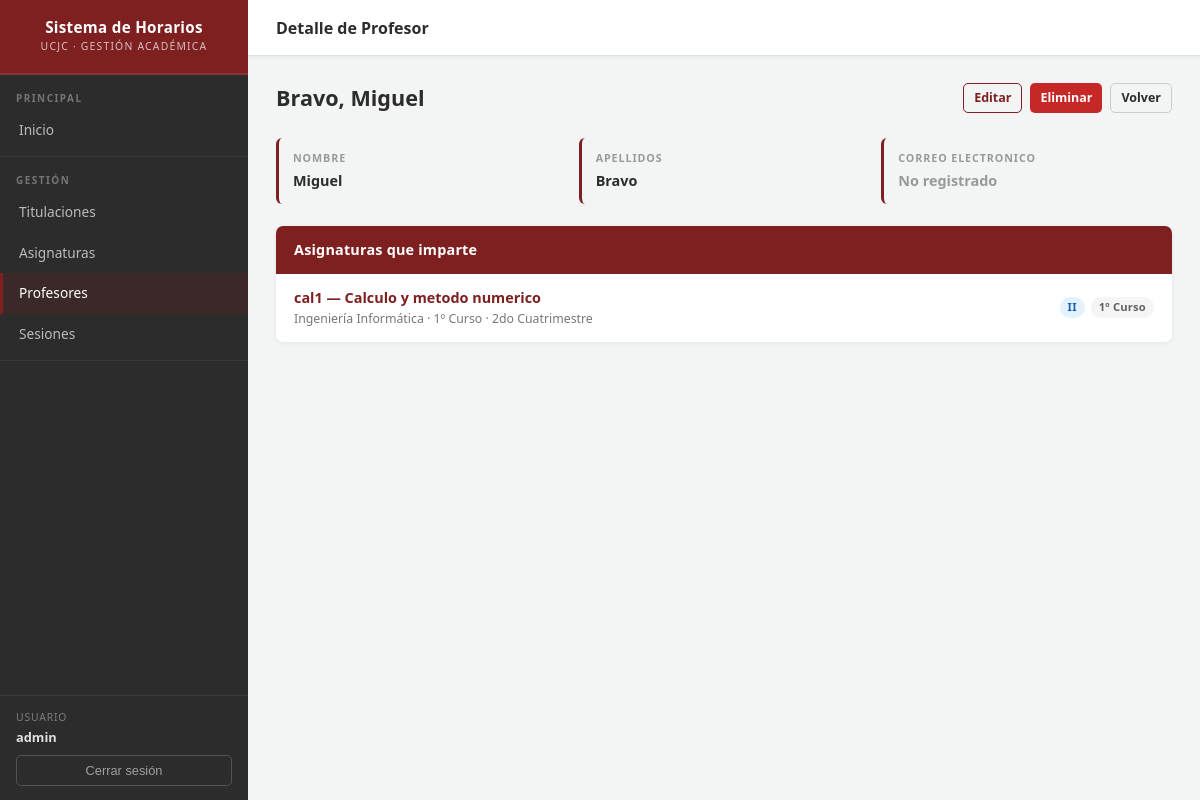
The app's page /horarios/profesor/10 (signed in), older data.
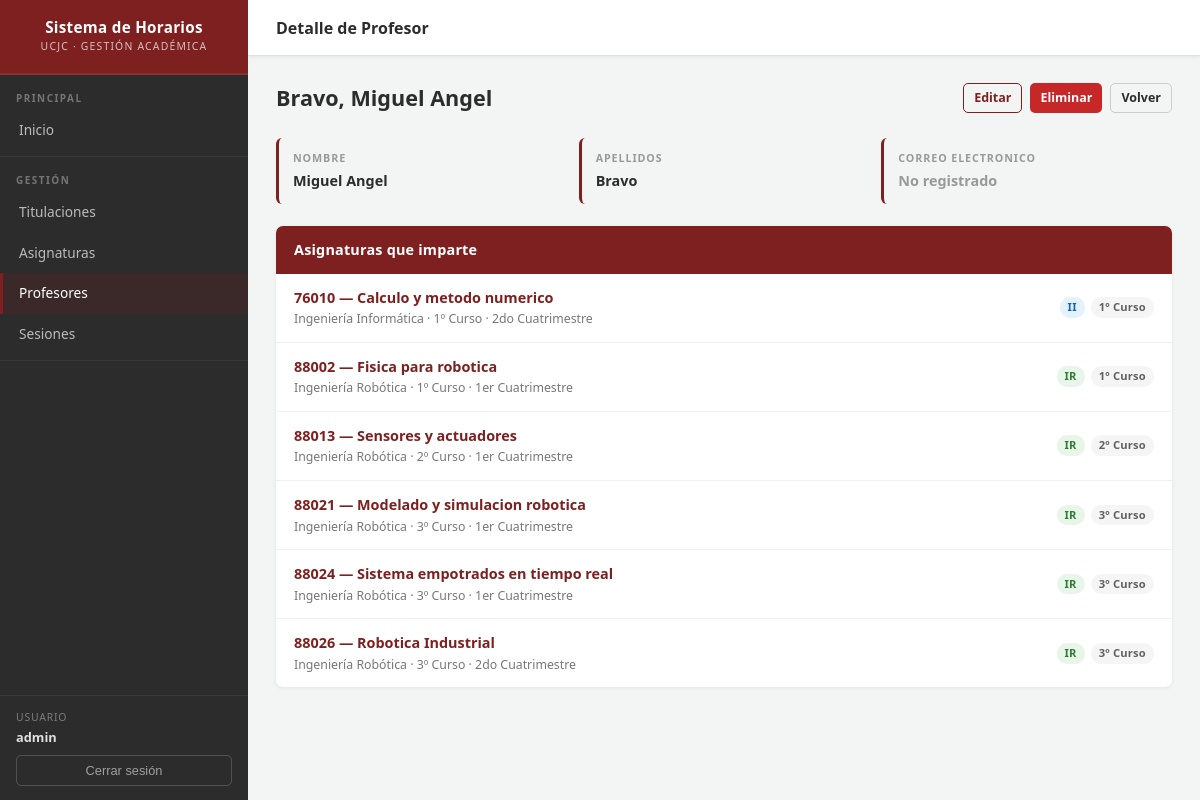
The same page, newer data.
### horarios/models.py (models this page shows, shortened)
class Profesor(models.Model):
    nombre = models.CharField(max_length=100)
    apellidos = models.CharField(max_length=100)
    email = models.EmailField(blank=True, null=True)
    creado_por = models.ForeignKey(
        settings.AUTH_USER_MODEL,
        on_delete=models.CASCADE,
        related_name='profesores_propios',
        null=True,
    )

class Asignatura(models.Model):
    CURSOS = [
        (1, '1º Curso'),
        (2, '2º Curso'),
        (3, '3º Curso'),
        (4, '4º Curso'),
        (5, '5º Curso'),
    ]
    CUATRIMESTRES = [
        (1, '1er Cuatrimestre'),
        (2, '2do Cuatrimestre'),
    ]
    nombre = models.CharField(max_length=200)
    codigo = models.CharField(max_length=20)
    titulacion = models.ForeignKey(
        Titulacion,
        on_delete=models.PROTECT,
        related_name='asignaturas',
        verbose_name='Titulación',
    )
    curso = models.IntegerField(choices=CURSOS)
    cuatrimestre = models.IntegerField(
        choices=CUATRIMESTRES, default=1, verbose_name='Cuatrimestre'
    )
    es_electiva = models.BooleanField(
        default=False,
        verbose_name='Es electiva',
        help_text='Las asignaturas electivas pueden compartir franja horaria con otras electivas del mismo curso y cuatrimestre.',
    )
    profesor = models.ForeignKey(
        Profesor,
        on_delete=models.SET_NULL,
        null=True,
        blank=True,
        related_name='asignaturas',
    )
    sesiones = models.ManyToManyField(Sesion, blank=True)
    creado_por = models.ForeignKey(
        settings.AUTH_USER_MODEL,
        on_delete=models.CASCADE,
        related_name='asignaturas_propias',
        null=True,
    )
    def get_absolute_url(self):
        return reverse('asignatura-detail', args=[str(self.id)])
    class Meta:
        unique_together = [['codigo', 'creado_por']]

class Titulacion(models.Model):
    codigo = models.CharField(max_length=10, verbose_name='Código')
    nombre = models.CharField(max_length=200, verbose_name='Nombre')
    creado_por = models.ForeignKey(
        settings.AUTH_USER_MODEL,
        on_delete=models.CASCADE,
        related_name='titulaciones',
        null=True,
    )
    class Meta:
        ordering = ['nombre']
        verbose_name = 'Titulación'
        verbose_name_plural = 'Titulaciones'
        unique_together = [['codigo', 'creado_por']]

### horarios/views.py (the view)
# urls.py: path('profesor/<int:pk>', views.ProfesorDetailView.as_view(), name='profesor-detail'),
class ProfesorDetailView(LoginRequiredMixin, generic.DetailView):
    model = Profesor
    def get_queryset(self):
        return Profesor.objects.filter(creado_por=self.request.user)

### horarios/templates/horarios/profesor_detail.html (shortened to what this page needs)
{% extends "base_generic.html" %}
{% block page_title %}Detalle de Profesor{% endblock %}
{% block content %}
<div class="page-header">
  <h2>{{ profesor.apellidos }}, {{ profesor.nombre }}</h2>
  <div style="display: flex; gap: 8px;">
    {% if user.is_authenticated %}
    <a href="{% url 'profesor-update' profesor.pk %}" class="btn btn-outline btn-sm">Editar</a>
    <a href="{% url 'profesor-delete' profesor.pk %}" class="btn btn-danger btn-sm">Eliminar</a>
    {% endif %}
    <a href="{% url 'profesores' %}" class="btn btn-secondary btn-sm">Volver</a>
  </div>
</div>
<div class="detail-grid">
  <div class="detail-field">
    <div class="field-label">Nombre</div>
    <div class="field-value">{{ profesor.nombre }}</div>
  </div>
  <div class="detail-field">
    <div class="field-label">Apellidos</div>
    <div class="field-value">{{ profesor.apellidos }}</div>
  </div>
  <div class="detail-field">
    <div class="field-label">Correo electronico</div>
    <div class="field-value">
      {% if profesor.email %}
        <a href="mailto:{{ profesor.email }}">{{ profesor.email }}</a>
      {% else %}
        <span style="color: #999;">No registrado</span>
      {% endif %}
    </div>
  </div>
</div>
<div class="card">
  <div class="card-header">Asignaturas que imparte</div>
  {% if profesor.asignaturas.all %}
  <ul class="item-list">
    {% for asignatura in profesor.asignaturas.all %}
    <li>
      <div class="item-main">
        <div class="item-title">
          <a href="{{ asignatura.get_absolute_url }}">{{ asignatura.codigo }} — {{ asignatura.nombre }}</a>
        </div>
        <div class="item-subtitle">
          {{ asignatura.titulacion.nombre }} · {{ asignatura.get_curso_display }} · {{ asignatura.get_cuatrimestre_display }}
        </div>
      </div>
      <div style="display: flex; gap: 6px; align-items: center;">
        <span class="badge
          {% if asignatura.titulacion.codigo == 'II' %}badge-blue
          {% elif asignatura.titulacion.codigo == 'IR' %}badge-green
          {% elif asignatura.titulacion.codigo == 'IT' %}badge-orange
          {% elif asignatura.titulacion.codigo == 'DG' %}badge-purple
          {% else %}badge-gray{% endif %}">
          {{ asignatura.titulacion.codigo }}
        </span>
        <span class="badge badge-gray">{{ asignatura.get_curso_display }}</span>
      </div>
    </li>
    {% endfor %}
  </ul>
  {% else %}
  <div class="card-body">
    <div class="empty-state" style="padding: 20px;">
      <p style="color: #aaa;">Este profesor no tiene asignaturas asignadas.</p>
    </div>
  </div>
  {% endif %}
</div>
{% endblock %}

Row changes from the older to the newer data that the page shows:
changed Profesor "Bravo": nombre "Miguel" → "Miguel Angel"
changed Asignatura "Calculo y metodo numerico": codigo "cal1" → "76010"
added Asignatura: codigo "88002", nombre "Fisica para robotica", titulacion.nombre "Ingeniería Robótica", curso "1º Curso", cuatrimestre "1er Cuatrimestre", titulacion.codigo "IR"
added Asignatura: codigo "88013", nombre "Sensores y actuadores", titulacion.nombre "Ingeniería Robótica", curso "2º Curso", cuatrimestre "1er Cuatrimestre", titulacion.codigo "IR"
added Asignatura: codigo "88021", nombre "Modelado y simulacion robotica", titulacion.nombre "Ingeniería Robótica", curso "3º Curso", cuatrimestre "1er Cuatrimestre", titulacion.codigo "IR"
added Asignatura: codigo "88024", nombre "Sistema empotrados en tiempo real", titulacion.nombre "Ingeniería Robótica", curso "3º Curso", cuatrimestre "1er Cuatrimestre", titulacion.codigo "IR"
added Asignatura: codigo "88026", nombre "Robotica Industrial", titulacion.nombre "Ingeniería Robótica", curso "3º Curso", cuatrimestre "2do Cuatrimestre", titulacion.codigo "IR"
